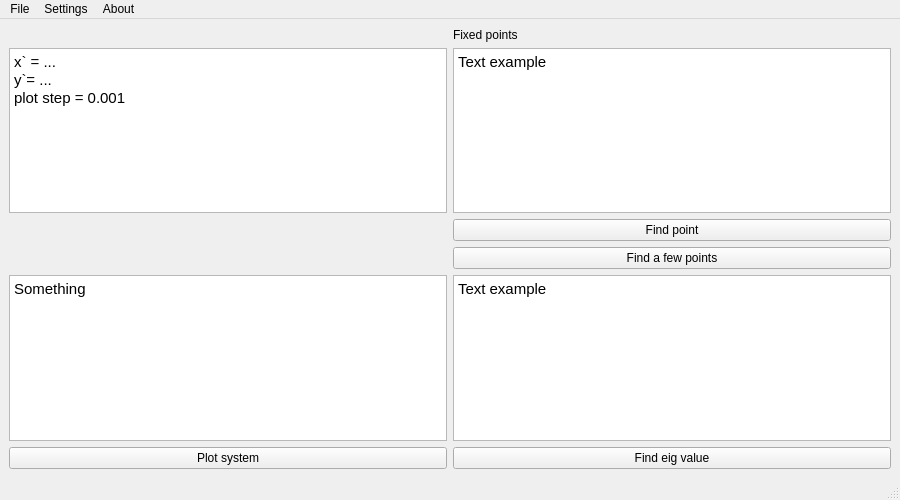
<?xml version="1.0" encoding="UTF-8"?>
<ui version="4.0">
 <class>MainWindow</class>
 <widget class="QMainWindow" name="MainWindow">
  <property name="geometry">
   <rect>
    <x>0</x>
    <y>0</y>
    <width>900</width>
    <height>500</height>
   </rect>
  </property>
  <property name="minimumSize">
   <size>
    <width>900</width>
    <height>500</height>
   </size>
  </property>
  <property name="maximumSize">
   <size>
    <width>900</width>
    <height>500</height>
   </size>
  </property>
  <property name="cursor">
   <cursorShape>ArrowCursor</cursorShape>
  </property>
  <property name="windowTitle">
   <string>NS analyst</string>
  </property>
  <property name="windowIcon">
   <iconset>
    <normaloff>../icons/label.svg</normaloff>../icons/label.svg</iconset>
  </property>
  <property name="windowOpacity">
   <double>1.000000000000000</double>
  </property>
  <widget class="QWidget" name="centralwidget">
   <layout class="QGridLayout" name="gridLayout">
    <item row="7" column="2">
     <widget class="QPushButton" name="pushButton_3">
      <property name="text">
       <string>Find eig value</string>
      </property>
     </widget>
    </item>
    <item row="3" column="2">
     <widget class="QPushButton" name="pushButton_2">
      <property name="text">
       <string>Find a few points</string>
      </property>
     </widget>
    </item>
    <item row="1" column="0">
     <widget class="QTextBrowser" name="textBrowser_3">
      <property name="html">
       <string>&lt;!DOCTYPE HTML PUBLIC &quot;-//W3C//DTD HTML 4.0//EN&quot; &quot;http://www.w3.org/TR/REC-html40/strict.dtd&quot;&gt;
&lt;html&gt;&lt;head&gt;&lt;meta name=&quot;qrichtext&quot; content=&quot;1&quot; /&gt;&lt;style type=&quot;text/css&quot;&gt;
p, li { white-space: pre-wrap; }
&lt;/style&gt;&lt;/head&gt;&lt;body style=&quot; font-family:'Noto Sans'; font-size:11pt; font-weight:400; font-style:normal;&quot;&gt;
&lt;p style=&quot; margin-top:0px; margin-bottom:0px; margin-left:0px; margin-right:0px; -qt-block-indent:0; text-indent:0px;&quot;&gt;x` = ...&lt;/p&gt;
&lt;p style=&quot; margin-top:0px; margin-bottom:0px; margin-left:0px; margin-right:0px; -qt-block-indent:0; text-indent:0px;&quot;&gt;y`= ...&lt;/p&gt;
&lt;p style=&quot; margin-top:0px; margin-bottom:0px; margin-left:0px; margin-right:0px; -qt-block-indent:0; text-indent:0px;&quot;&gt;plot step = 0.001&lt;/p&gt;
&lt;p style=&quot;-qt-paragraph-type:empty; margin-top:0px; margin-bottom:0px; margin-left:0px; margin-right:0px; -qt-block-indent:0; text-indent:0px;&quot;&gt;&lt;br /&gt;&lt;/p&gt;
&lt;p style=&quot;-qt-paragraph-type:empty; margin-top:0px; margin-bottom:0px; margin-left:0px; margin-right:0px; -qt-block-indent:0; text-indent:0px;&quot;&gt;&lt;br /&gt;&lt;/p&gt;&lt;/body&gt;&lt;/html&gt;</string>
      </property>
     </widget>
    </item>
    <item row="7" column="0">
     <widget class="QPushButton" name="Plot_system">
      <property name="text">
       <string>Plot system</string>
      </property>
     </widget>
    </item>
    <item row="1" column="2">
     <widget class="QTextBrowser" name="textBrowser">
      <property name="html">
       <string>&lt;!DOCTYPE HTML PUBLIC &quot;-//W3C//DTD HTML 4.0//EN&quot; &quot;http://www.w3.org/TR/REC-html40/strict.dtd&quot;&gt;
&lt;html&gt;&lt;head&gt;&lt;meta name=&quot;qrichtext&quot; content=&quot;1&quot; /&gt;&lt;style type=&quot;text/css&quot;&gt;
p, li { white-space: pre-wrap; }
&lt;/style&gt;&lt;/head&gt;&lt;body style=&quot; font-family:'Noto Sans'; font-size:11pt; font-weight:400; font-style:normal;&quot;&gt;
&lt;p style=&quot; margin-top:0px; margin-bottom:0px; margin-left:0px; margin-right:0px; -qt-block-indent:0; text-indent:0px;&quot;&gt;Text example&lt;/p&gt;
&lt;p style=&quot;-qt-paragraph-type:empty; margin-top:0px; margin-bottom:0px; margin-left:0px; margin-right:0px; -qt-block-indent:0; text-indent:0px;&quot;&gt;&lt;br /&gt;&lt;/p&gt;&lt;/body&gt;&lt;/html&gt;</string>
      </property>
     </widget>
    </item>
    <item row="6" column="2">
     <widget class="QTextBrowser" name="textBrowser_2">
      <property name="html">
       <string>&lt;!DOCTYPE HTML PUBLIC &quot;-//W3C//DTD HTML 4.0//EN&quot; &quot;http://www.w3.org/TR/REC-html40/strict.dtd&quot;&gt;
&lt;html&gt;&lt;head&gt;&lt;meta name=&quot;qrichtext&quot; content=&quot;1&quot; /&gt;&lt;style type=&quot;text/css&quot;&gt;
p, li { white-space: pre-wrap; }
&lt;/style&gt;&lt;/head&gt;&lt;body style=&quot; font-family:'Noto Sans'; font-size:11pt; font-weight:400; font-style:normal;&quot;&gt;
&lt;p style=&quot; margin-top:0px; margin-bottom:0px; margin-left:0px; margin-right:0px; -qt-block-indent:0; text-indent:0px;&quot;&gt;Text example&lt;/p&gt;
&lt;p style=&quot;-qt-paragraph-type:empty; margin-top:0px; margin-bottom:0px; margin-left:0px; margin-right:0px; -qt-block-indent:0; text-indent:0px;&quot;&gt;&lt;br /&gt;&lt;/p&gt;&lt;/body&gt;&lt;/html&gt;</string>
      </property>
     </widget>
    </item>
    <item row="0" column="2">
     <widget class="QLabel" name="label">
      <property name="text">
       <string>Fixed points</string>
      </property>
     </widget>
    </item>
    <item row="2" column="2">
     <widget class="QPushButton" name="pushButton">
      <property name="text">
       <string>Find point</string>
      </property>
     </widget>
    </item>
    <item row="6" column="0">
     <widget class="QTextBrowser" name="textBrowser_4">
      <property name="statusTip">
       <string/>
      </property>
      <property name="html">
       <string>&lt;!DOCTYPE HTML PUBLIC &quot;-//W3C//DTD HTML 4.0//EN&quot; &quot;http://www.w3.org/TR/REC-html40/strict.dtd&quot;&gt;
&lt;html&gt;&lt;head&gt;&lt;meta name=&quot;qrichtext&quot; content=&quot;1&quot; /&gt;&lt;style type=&quot;text/css&quot;&gt;
p, li { white-space: pre-wrap; }
&lt;/style&gt;&lt;/head&gt;&lt;body style=&quot; font-family:'Noto Sans'; font-size:11pt; font-weight:400; font-style:normal;&quot;&gt;
&lt;p style=&quot; margin-top:0px; margin-bottom:0px; margin-left:0px; margin-right:0px; -qt-block-indent:0; text-indent:0px;&quot;&gt;Something&lt;/p&gt;
&lt;p style=&quot;-qt-paragraph-type:empty; margin-top:0px; margin-bottom:0px; margin-left:0px; margin-right:0px; -qt-block-indent:0; text-indent:0px;&quot;&gt;&lt;br /&gt;&lt;/p&gt;&lt;/body&gt;&lt;/html&gt;</string>
      </property>
     </widget>
    </item>
   </layout>
  </widget>
  <widget class="QMenuBar" name="menubar">
   <property name="geometry">
    <rect>
     <x>0</x>
     <y>0</y>
     <width>900</width>
     <height>31</height>
    </rect>
   </property>
   <widget class="QMenu" name="menuFile">
    <property name="title">
     <string>File</string>
    </property>
    <addaction name="separator"/>
    <addaction name="actionInput_system"/>
    <addaction name="actionLoad_system"/>
    <addaction name="actionSave_system"/>
    <addaction name="separator"/>
   </widget>
   <widget class="QMenu" name="menuSettings">
    <property name="title">
     <string>Settings</string>
    </property>
    <widget class="QMenu" name="menuChange_theme">
     <property name="statusTip">
      <string extracomment="TEST"/>
     </property>
     <property name="title">
      <string>Change theme</string>
     </property>
     <widget class="QMenu" name="menuamber">
      <property name="title">
       <string>amber</string>
      </property>
      <property name="separatorsCollapsible">
       <bool>true</bool>
      </property>
      <property name="toolTipsVisible">
       <bool>false</bool>
      </property>
      <addaction name="actiondark"/>
      <addaction name="actionlight"/>
     </widget>
     <widget class="QMenu" name="menublue">
      <property name="title">
       <string>blue</string>
      </property>
      <addaction name="actiondark_2"/>
      <addaction name="actionlight_2"/>
     </widget>
     <widget class="QMenu" name="menucyan">
      <property name="title">
       <string>cyan</string>
      </property>
      <addaction name="actiondark_3"/>
      <addaction name="actionlight_3"/>
     </widget>
     <widget class="QMenu" name="menulightgreen">
      <property name="title">
       <string>lightgreen</string>
      </property>
      <addaction name="actiondark_4"/>
      <addaction name="actionlight_4"/>
     </widget>
     <widget class="QMenu" name="menupink">
      <property name="title">
       <string>pink</string>
      </property>
      <addaction name="actiondark_5"/>
      <addaction name="actionlight_5"/>
     </widget>
     <widget class="QMenu" name="menupurple">
      <property name="title">
       <string>purple</string>
      </property>
      <addaction name="actiondark_6"/>
      <addaction name="actionlight_6"/>
     </widget>
     <widget class="QMenu" name="menured">
      <property name="title">
       <string>red</string>
      </property>
      <addaction name="actiondark_7"/>
      <addaction name="actionlight_7"/>
     </widget>
     <widget class="QMenu" name="menuteal">
      <property name="title">
       <string>teal</string>
      </property>
      <addaction name="actiondark_8"/>
      <addaction name="actionlight_8"/>
     </widget>
     <widget class="QMenu" name="menuyerllow">
      <property name="title">
       <string>yellow</string>
      </property>
      <addaction name="actiondark_9"/>
      <addaction name="actionlight_9"/>
     </widget>
     <addaction name="menuamber"/>
     <addaction name="menublue"/>
     <addaction name="menucyan"/>
     <addaction name="menulightgreen"/>
     <addaction name="menupink"/>
     <addaction name="menupurple"/>
     <addaction name="menured"/>
     <addaction name="menuteal"/>
     <addaction name="menuyerllow"/>
     <addaction name="separator"/>
    </widget>
    <addaction name="menuChange_theme"/>
   </widget>
   <widget class="QMenu" name="menuAbout">
    <property name="title">
     <string>About</string>
    </property>
    <addaction name="separator"/>
    <addaction name="actionVersion"/>
    <addaction name="actionDescription"/>
   </widget>
   <addaction name="menuFile"/>
   <addaction name="menuSettings"/>
   <addaction name="menuAbout"/>
  </widget>
  <widget class="QStatusBar" name="statusbar"/>
  <action name="actionInput_system">
   <property name="text">
    <string>Input system</string>
   </property>
  </action>
  <action name="actionLoad_system">
   <property name="text">
    <string>Load system</string>
   </property>
  </action>
  <action name="actionSave_system">
   <property name="text">
    <string>Save system</string>
   </property>
  </action>
  <action name="actionVersion">
   <property name="text">
    <string>Version</string>
   </property>
  </action>
  <action name="actionDescription">
   <property name="text">
    <string>Description</string>
   </property>
  </action>
  <action name="actiondark">
   <property name="text">
    <string>dark</string>
   </property>
  </action>
  <action name="actionlight">
   <property name="text">
    <string>light</string>
   </property>
  </action>
  <action name="actiondark_2">
   <property name="text">
    <string>dark</string>
   </property>
  </action>
  <action name="actionlight_2">
   <property name="text">
    <string>light</string>
   </property>
  </action>
  <action name="actiondark_3">
   <property name="text">
    <string>dark</string>
   </property>
  </action>
  <action name="actionlight_3">
   <property name="text">
    <string>light</string>
   </property>
  </action>
  <action name="actiondark_4">
   <property name="text">
    <string>dark</string>
   </property>
  </action>
  <action name="actionlight_4">
   <property name="text">
    <string>light</string>
   </property>
  </action>
  <action name="actiondark_5">
   <property name="text">
    <string>dark</string>
   </property>
  </action>
  <action name="actionlight_5">
   <property name="text">
    <string>light</string>
   </property>
  </action>
  <action name="actiondark_6">
   <property name="text">
    <string>dark</string>
   </property>
  </action>
  <action name="actionlight_6">
   <property name="text">
    <string>light</string>
   </property>
  </action>
  <action name="actiondark_7">
   <property name="text">
    <string>dark</string>
   </property>
  </action>
  <action name="actionlight_7">
   <property name="text">
    <string>light</string>
   </property>
  </action>
  <action name="actiondark_8">
   <property name="text">
    <string>dark</string>
   </property>
  </action>
  <action name="actionlight_8">
   <property name="text">
    <string>light</string>
   </property>
  </action>
  <action name="actiondark_9">
   <property name="text">
    <string>dark</string>
   </property>
  </action>
  <action name="actionlight_9">
   <property name="text">
    <string>light</string>
   </property>
  </action>
 </widget>
 <resources/>
 <connections/>
</ui>
